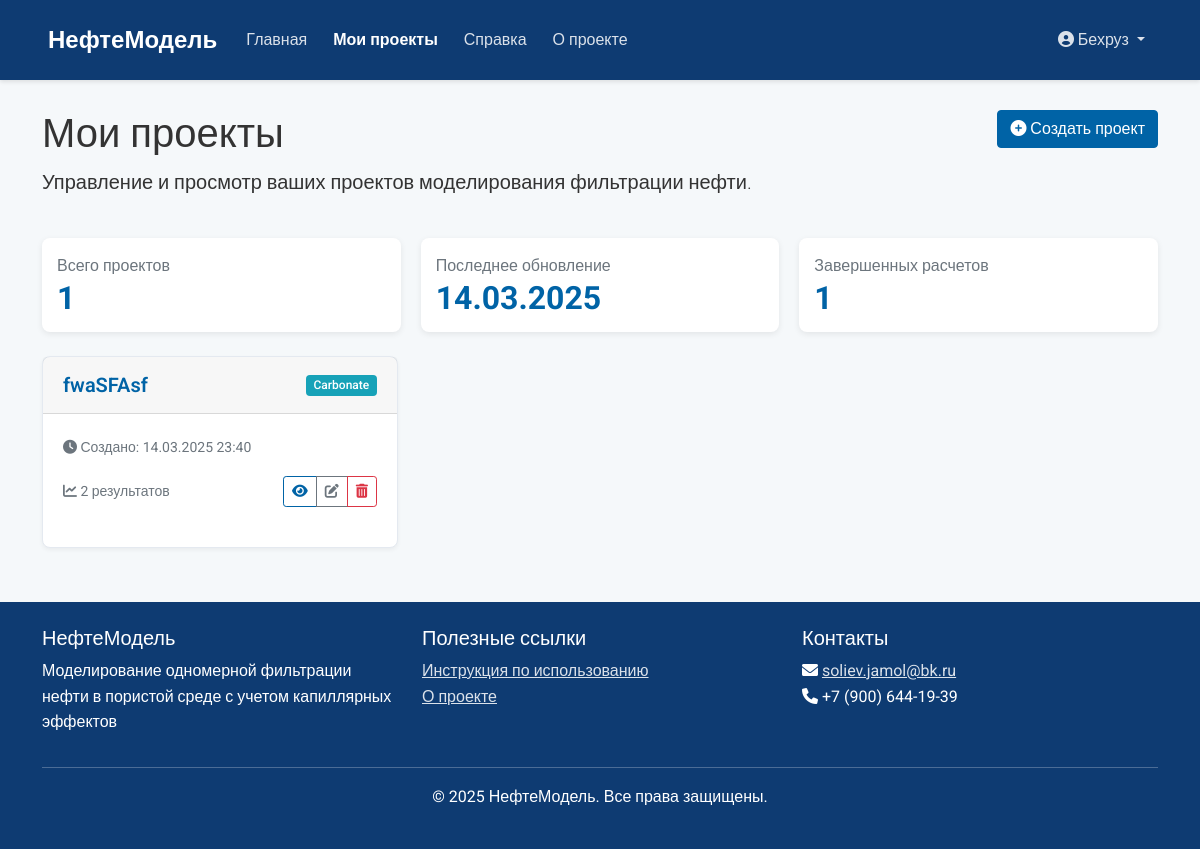
Before: /dashboard (signed in) with the older database file.
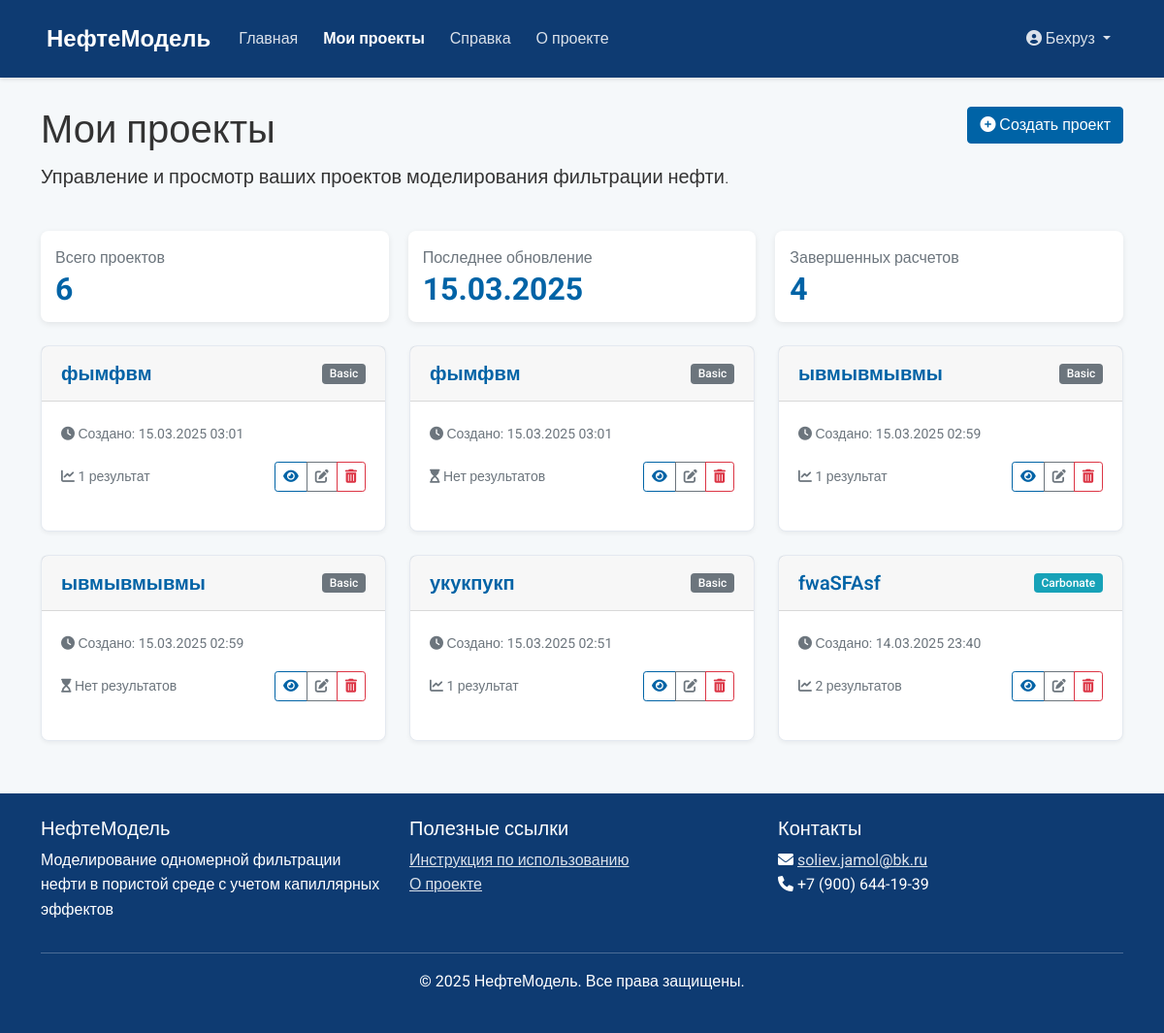
After: the same page with the newer database file.
### models/user.py (models this page shows, shortened)
class User(UserMixin, db.Model):
    __tablename__ = 'users'
    id = db.Column(db.Integer, primary_key=True)
    username = db.Column(db.String(64), unique=True, nullable=False, index=True)
    email = db.Column(db.String(120), unique=True, nullable=False, index=True)
    password_hash = db.Column(db.String(128), nullable=False)
    company = db.Column(db.String(120))
    position = db.Column(db.String(120))
    is_active = db.Column(db.Boolean, default=True)
    created_at = db.Column(db.DateTime, default=datetime.utcnow)
    last_login = db.Column(db.DateTime, nullable=True)
    projects = db.relationship('Project', backref='owner', lazy='dynamic')

### models/project.py (models this page shows, shortened)
class Project(db.Model):
    __tablename__ = 'projects'
    id = db.Column(db.Integer, primary_key=True)
    name = db.Column(db.String(128), nullable=False)
    description = db.Column(db.Text)
    model_type = db.Column(db.String(64), nullable=False)  # 'basic' или 'carbonate'
    rock_type = db.Column(db.String(64))
    created_at = db.Column(db.DateTime, default=datetime.utcnow)
    updated_at = db.Column(db.DateTime, default=datetime.utcnow, onupdate=datetime.utcnow)
    user_id = db.Column(db.Integer, db.ForeignKey('users.id'), nullable=False)
    data = db.relationship('ProjectData', backref='project', uselist=False, cascade='all, delete-orphan')
    results = db.relationship('ProjectResult', backref='project', lazy='dynamic', cascade='all, delete-orphan')

### routes/main.py (the view)
@main_bp.route('/dashboard')
@login_required
def dashboard():
    projects = Project.query.filter_by(user_id=current_user.id).order_by(Project.updated_at.desc()).all()
    return render_template('dashboard.html', projects=projects)

### templates/dashboard.html (shortened to what this page needs)
{% extends "base.html" %}
{% block content %}
<div class="row mb-4">
    <div class="col-md-8">
        <h1>Мои проекты</h1>
        <p class="lead">Управление и просмотр ваших проектов моделирования фильтрации нефти.</p>
    </div>
    <div class="col-md-4 text-md-end">
        <a href="{{ url_for('main.new_project') }}" class="btn btn-primary">
            <i class="fas fa-plus-circle"></i> Создать проект
        </a>
    </div>
</div>
<div class="dashboard-stats mb-4">
    <div class="stat-card">
        <p>Всего проектов</p>
        <h2>{{ projects|length }}</h2>
    </div>
    <div class="stat-card">
        <p>Последнее обновление</p>
        <h2>
            {% if projects %}
            {{ projects[0].updated_at.strftime('%d.%m.%Y') }}
            {% else %}
            -
            {% endif %}
        </h2>
    </div>
    <div class="stat-card">
        <p>Завершенных расчетов</p>
        <h2>
            {% set completed = namespace(count=0) %}
            {% for project in projects %}
                {% if project.results.count() > 0 %}
                    {% set completed.count = completed.count + 1 %}
                {% endif %}
            {% endfor %}
            {{ completed.count }}
        </h2>
    </div>
</div>
{% if projects %}
<div class="row" id="projects-container">
    {% for project in projects %}
    <div class="col-md-6 col-lg-4 mb-4">
        <div class="card project-card">
            <div class="card-header d-flex justify-content-between align-items-center">
                <h5 class="card-title mb-0">{{ project.name }}</h5>
                <span class="badge project-type-{{ project.model_type }}">{{ project.model_type|capitalize }}</span>
            </div>
            <div class="card-body">
                <p>
                    <small class="text-muted">
                        <i class="fas fa-clock"></i> Создано: {{ project.created_at.strftime('%d.%m.%Y %H:%M') }}
                    </small>
                </p>
                <div class="d-flex justify-content-between align-items-center">
                    <small class="text-muted">
                        {% set result_count = project.results.count() %}
                        {% if result_count > 0 %}
                        <i class="fas fa-chart-line"></i> {{ result_count }} результат{{ 'ов' if result_count > 1 else '' }}
                        {% else %}
                        <i class="fas fa-hourglass-start"></i> Нет результатов
                        {% endif %}
                    </small>
                    <div class="btn-group">
                        <a href="{{ url_for('main.project_details', project_id=project.id) }}" class="btn btn-sm btn-outline-primary">
                            <i class="fas fa-eye"></i>
                        </a>
                        <a href="{{ url_for('main.edit_project', project_id=project.id) }}" class="btn btn-sm btn-outline-secondary">
                            <i class="fas fa-edit"></i>
                        </a>
                        <button type="button" class="btn btn-sm btn-outline-danger" data-bs-toggle="modal" data-bs-target="#deleteModal{{ project.id }}">
                            <i class="fas fa-trash-alt"></i>
                        </button>
                    </div>
                </div>
            </div>
        </div>
    </div>
    {% endfor %}
</div>
{% endif %}
{% endblock %}

### templates/base.html (shortened to what this page needs)
<!DOCTYPE html>
<html lang="ru">
<head>
    <link href="https://cdn.jsdelivr.net/npm/bootstrap@5.1.3/dist/css/bootstrap.min.css" rel="stylesheet">
    <link rel="stylesheet" href="https://cdnjs.cloudflare.com/ajax/libs/font-awesome/6.0.0-beta3/css/all.min.css">
    <link rel="stylesheet" href="{{ url_for('static', filename='css/main.css') }}">
</head>
<body>
    <div class="wrapper">
        <header class="header">
            <nav class="navbar navbar-expand-lg navbar-dark">
                <div class="container">
                    <a class="navbar-brand" href="{{ url_for('main.index') }}">
                         НефтеМодель
                    </a>
                    <div class="collapse navbar-collapse" id="navbarNav">
                        <ul class="navbar-nav me-auto">
                            <li class="nav-item">
                                <a class="nav-link {% if request.endpoint == 'main.index' %}active{% endif %}" href="{{ url_for('main.index') }}">Главная</a>
                            </li>
                            {% if current_user.is_authenticated %}
                            <li class="nav-item">
                                <a class="nav-link {% if request.endpoint == 'main.dashboard' %}active{% endif %}" href="{{ url_for('main.dashboard') }}">Мои проекты</a>
                            </li>
                            {% endif %}
                            <li class="nav-item">
                                <a class="nav-link {% if request.endpoint == 'main.help_page' %}active{% endif %}" href="{{ url_for('main.help_page') }}">Справка</a>
                            </li>
                            <li class="nav-item">
                                <a class="nav-link {% if request.endpoint == 'main.about' %}active{% endif %}" href="{{ url_for('main.about') }}">О проекте</a>
                            </li>
                        </ul>
                        <ul class="navbar-nav">
                            {% if current_user.is_authenticated %}
                            <li class="nav-item dropdown">
                                <a class="nav-link dropdown-toggle" href="#" id="userDropdown" role="button" data-bs-toggle="dropdown" aria-expanded="false">
                                    <i class="fas fa-user-circle"></i> {{ current_user.username }}
                                </a>
                            </li>
                            {% endif %}
                        </ul>
                    </div>
                </div>
            </nav>
        </header>
        <main class="content">
            <div class="container">
                {% block content %}{% endblock %}
            </div>
        </main>
        <footer class="footer">
            <div class="container">
                <div class="row">
                    <div class="col-md-4">
                        <h5>НефтеМодель</h5>
                        <p>Моделирование одномерной фильтрации нефти в пористой среде с учетом капиллярных эффектов</p>
                    </div>
                    <div class="col-md-4">
                        <h5>Полезные ссылки</h5>
                        <ul class="list-unstyled">
                            <li><a href="{{ url_for('main.help_page') }}">Инструкция по использованию</a></li>
                            <li><a href="{{ url_for('main.about') }}">О проекте</a></li>
                        </ul>
                    </div>
                    <div class="col-md-4">
                        <h5>Контакты</h5>
                        <p>
                            <i class="fas fa-envelope"></i> <a href="mailto:info@neftemodel.ru">soliev.jamol@bk.ru</a><br>
                            <i class="fas fa-phone"></i> +7 (900) 644-19-39
                        </p>
                    </div>
                </div>
                <hr>
                <div class="text-center">
                    <p>&copy; {{ now.year }} НефтеМодель. Все права защищены.</p>
                </div>
            </div>
        </footer>
    </div>
</body>
</html>

### static/css/main.css (style rules this page uses)
:root { --primary-color: #0063a6; --secondary-color: #ff9926; --success-color: #28a745; --danger-color: #dc3545; --warning-color: #ffc107; --info-color: #17a2b8; --light-color: #f8f9fa; --dark-color: #343a40; --body-bg: #f5f8fa; --header-bg: #0e3b72; --footer-bg: #0e3b72; --card-border: #e4e9f0; --input-border: #ced4da; --input-bg: #fff; --input-focus-border: #80bdff; --input-focus-shadow: rgba(0, 123, 255, 0.25); --font-family: 'Roboto', sans-serif; --gas-blue: #0e3b72; --gas-light-blue: #0063a6; --gas-orange: #ff9926; }
body { font-family: var(--font-family); background-color: var(--body-bg); color: #333; line-height: 1.6; margin: 0; padding: 0; }
.wrapper { display: flex; flex-direction: column; min-height: 100vh; }
.content { flex: 1; padding: 30px 0; }
.header { background-color: var(--header-bg); color: white; padding: 0.5rem 0; box-shadow: 0 2px 4px rgba(0, 0, 0, 0.1); }
.navbar-brand { font-weight: bold; font-size: 1.5rem; color: white !important; }
.nav-link { color: rgba(255, 255, 255, 0.85) !important; margin: 0 5px; transition: color 0.3s ease; }
.nav-link.active { color: white !important; font-weight: bold; }
.footer { background-color: var(--footer-bg); color: white; padding: 1.5rem 0; margin-top: auto; }
.footer a { color: rgba(255, 255, 255, 0.85); transition: color 0.3s ease; }
.card { border-radius: 8px; border: 1px solid var(--card-border); box-shadow: 0 2px 4px rgba(0, 0, 0, 0.05); margin-bottom: 20px; transition: transform 0.3s ease, box-shadow 0.3s ease; }
.card-header { background-color: rgba(0, 0, 0, 0.03); border-bottom: 1px solid rgba(0, 0, 0, 0.125); padding: 1rem 1.25rem; }
.card-title { margin-bottom: 0; font-weight: 600; color: var(--primary-color); }
.card-body { padding: 1.25rem; }
.btn-primary { background-color: var(--primary-color); border-color: var(--primary-color); }
.btn-outline-primary { color: var(--primary-color); border-color: var(--primary-color); }
.dashboard-stats { display: flex; gap: 20px; margin-bottom: 30px; }
.stat-card { flex: 1; padding: 15px; border-radius: 8px; background-color: white; box-shadow: 0 2px 6px rgba(0, 0, 0, 0.08); }
.stat-card h2 { font-size: 2rem; font-weight: 700; margin: 0; color: var(--primary-color); }
.stat-card p { margin: 0; color: #6c757d; }
.project-card { height: 100%; }
.project-card .card-title { white-space: nowrap; overflow: hidden; text-overflow: ellipsis; }
.project-card .badge { font-weight: 500; }
.project-type-carbonate { background-color: #17a2b8; color: white; }
.project-type-basic { background-color: #6c757d; color: white; }

Changed rows visible on the page:
added Project: updated_at "15.03.2025", name "фымфвм", model_type "Basic", created_at "15.03.2025 03:01", result_count "1"
added Project: name "фымфвм", model_type "Basic", created_at "15.03.2025 03:01", shows "Нет результатов"
added Project: name "ывмывмывмы", model_type "Basic", created_at "15.03.2025 02:59", result_count "1"
added Project: name "ывмывмывмы", model_type "Basic", created_at "15.03.2025 02:59", shows "Нет результатов"
added Project: name "укукпукп", model_type "Basic", created_at "15.03.2025 02:51", result_count "1"
Other visible differences:
{{ projects|length }}: "1" → "6"
{{ completed.count }}: "1" → "4"
{{ projects[0].updated_at.strftime('%d.%m.%Y') }}: "14.03.2025" → "15.03.2025"
